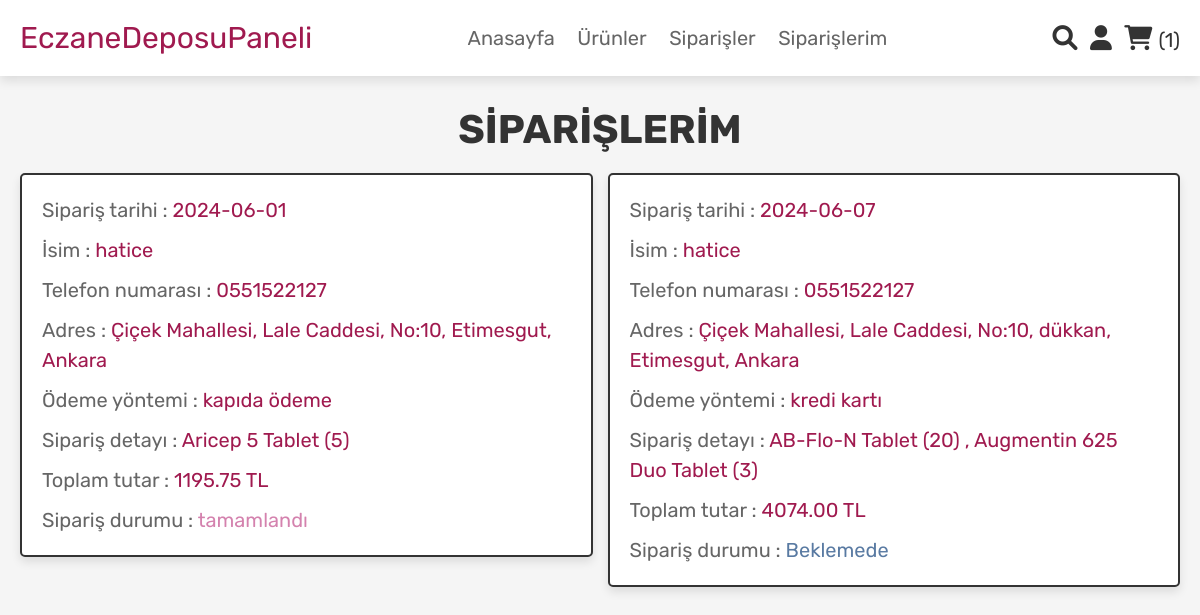
Page /pharmacyyy/eczane_depo_my_orders.php (signed in) on the committed database.
### pharmacyyy/eczane_depo_my_orders.php (the view, shortened to what this page needs)
<?php
$eczane_depo_name = $_SESSION['eczane_depo_name'];
?>
<!DOCTYPE html>
<html lang="en">
<head>
   <link rel="stylesheet" href="https://cdnjs.cloudflare.com/ajax/libs/font-awesome/6.0.0/css/all.min.css">
   <link rel="stylesheet" href="css/admin_style.css">
</head>
<body>
<?php @include 'eczane_depo_header.php'; ?>
<section class="placed-orders">
    <h1 class="title">SİPARİŞLERİM</h1>
    <div class="box-container">
    <?php
        $select_orders = mysqli_query($conn, "SELECT * FROM `deposiparişleri` WHERE depo_name = '$eczane_depo_name'") or die('query failed');
        if(mysqli_num_rows($select_orders) > 0){
            while($fetch_orders = mysqli_fetch_assoc($select_orders)){
    ?>
    <div class="box">
        <p> Sipariş tarihi : <span><?php echo $fetch_orders['sipariş_tarihi']; ?></span> </p>
        <p> İsim : <span><?php echo $fetch_orders['depo_name']; ?></span> </p>
        <p> Telefon numarası : <span><?php echo $fetch_orders['number']; ?></span> </p>
        <p> Adres : <span><?php echo $fetch_orders['adres']; ?></span> </p>
        <p> Ödeme yöntemi : <span><?php echo $fetch_orders['method']; ?></span> </p>
        <p> Sipariş detayı : <span><?php echo $fetch_orders['sipariş_özeti']; ?></span> </p>
        <p> Toplam tutar : <span><?php echo $fetch_orders['toplam_fiyat']; ?> TL</span> </p>
        <p> Sipariş durumu : <span style="color:<?php if($fetch_orders['durum'] == 'Beklemede'){echo '#597aa2'; }else{echo '#d482ae';} ?>"><?php echo $fetch_orders['durum']; ?></span> </p>
    </div>
    <?php
        }
    }else{
        echo '<p class="empty">Siparişiniz yok!</p>';
    }
    ?>
    </div>
</section>
</body>
</html>

### pharmacyyy/css/admin_style.css (style rules this page uses)
:root { --pink:#a01a4f; --red:#597aa2; --orange:#d482ae; --black:#333; --white:#fff; --light-color:#666; --light-white:#ccc; --light-bg:#f5f5f5; --border:.2rem solid var(--black); --box-shadow:0 .5rem 1rem rgba(0,0,0,.1); }
* { font-family: 'Rubik', sans-serif; margin:0; padding:0; box-sizing: border-box; outline: none; border:none; text-decoration: none; transition:all .2s linear; }
html { font-size: 62.5%; overflow-x: hidden; scroll-behavior: smooth; scroll-padding-top: 6.5rem; }
body { background: var(--light-bg); }
section { padding:3rem 2rem; }
.title { text-align: center; margin-bottom: 2rem; color:var(--black); text-transform: uppercase; font-size: 4rem; }
.placed-orders .box-container { display: grid; grid-template-columns: repeat(auto-fit, 33rem); gap:1.5rem; align-items: flex-start; max-width: 1200px; margin: 0 auto; justify-content: center; }
.placed-orders .box-container .box { padding:2rem; border:var(--border); background-color: var(--white); box-shadow: var(--box-shadow); border-radius: .5rem; }
.placed-orders .box-container .box p { margin-bottom: 1rem; font-size: 2rem; color:var(--light-color); }
.placed-orders .box-container .box p span { color:var(--pink); }
.placed-orders .box-container { max-width: 1200px; margin:0 auto; display: flex; flex-wrap: wrap; gap:1.5rem; align-items: flex-start; }
.placed-orders .box-container .box { background-color: var(--white); padding:1rem 2rem; border:var(--border); box-shadow: var(--box-shadow); flex:1 1 40rem; border-radius: .5rem; }
.placed-orders .box-container .box p { margin: 1rem 0; font-size: 2rem; line-height: 1.5; color:var(--light-color); }

### rows in the picture
deposiparişleri: sipariş_tarihi "2024-06-01", depo_name "hatice", number "0551522127", adres "Çiçek Mahallesi, Lale Caddesi, No:10, Etimesgut, Ankara", method "kapıda ödeme", sipariş_özeti "Aricep 5 Tablet (5)", toplam_fiyat "1195.75", durum "tamamlandı"
deposiparişleri: sipariş_tarihi "2024-06-07", depo_name "hatice", number "0551522127", adres "Çiçek Mahallesi, Lale Caddesi, No:10, dükkan, Etimesgut, Ankara", method "kredi kartı", sipariş_özeti "AB-Flo-N Tablet (20) , Augmentin 625 Duo Tablet (3)", toplam_fiyat "4074.00", durum "Beklemede"

### other values in the picture
$cart_count "1"
